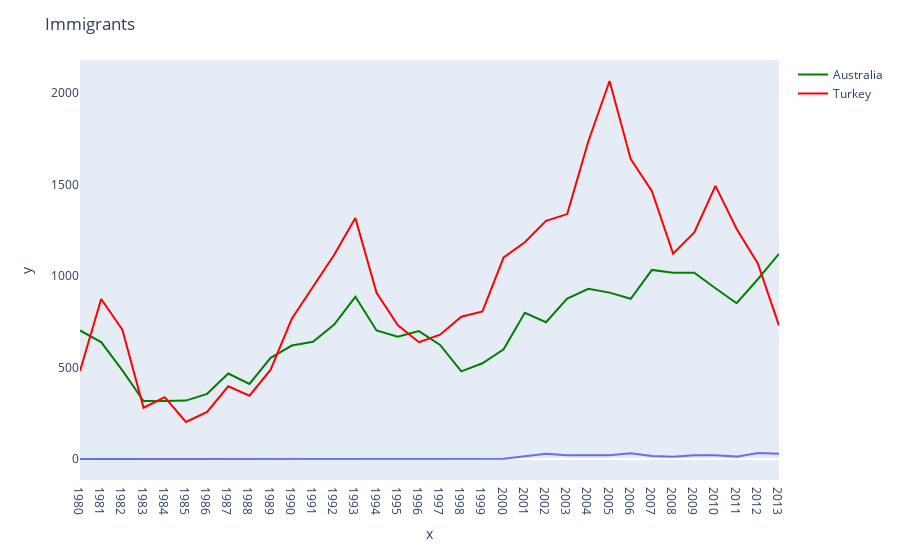

The notebook cell this image was saved under:
### Code cell
fig = px.line(x = canada.index.values, y = canada['China'])

fig.add_scatter(x = canada.index.values, y = canada['Australia'], name = 'Australia', line = {'color' : 'green'})

fig.add_scatter(x = canada.index.values, y = canada['Turkey'], name = 'Turkey', line = {'color' : 'red'})

fig.update_layout(title_text = 'Immigrants')

fig.update_xaxes(showgrid = False)
fig.update_yaxes(showgrid = False)

fig.show()

### Figure 1 — Plotly figure (JSON) as saved in the notebook; plotly's stock layout.template omitted (floating-point values rounded to 4 significant figures)
{"data": [{"hovertemplate": "x=%{x}<br>y=%{y}<extra></extra>", "legendgroup": "", "line": {"color": "#636efa", "dash": "solid"}, "marker": {"symbol": "circle"}, "mode": "lines", "name": "", "orientation": "v", "showlegend": false, "type": "scatter", "x": ["1980", "1981", "1982", "1983", "1984", "1985", "1986", "1987", "1988", "1989", "1990", "1991", "1992", "1993", "1994", "1995", "1996", "1997", "1998", "1999", "2000", "2001", "2002", "2003", "2004", "2005", "2006", "2007", "2008", "2009", "2010", "2011", "2012", "2013"], "xaxis": "x", "y": [0, 0, 0, 0, 0, 0, 0, 0, 0, 0, 0, 0, 0, 0, 0, 0, 0, 0, 0, 0, 1, 15, 28, 21, 21, 21, 32, 16, 12, 21, 21, 13, 33, 29], "yaxis": "y"}, {"line": {"color": "green"}, "name": "Australia", "type": "scatter", "x": ["1980", "1981", "1982", "1983", "1984", "1985", "1986", "1987", "1988", "1989", "1990", "1991", "1992", "1993", "1994", "1995", "1996", "1997", "1998", "1999", "2000", "2001", "2002", "2003", "2004", "2005", "2006", "2007", "2008", "2009", "2010", "2011", "2012", "2013"], "y": [702, 639, 484, 317, 317, 319, 356, 467, 410, 553, 620, 640, 734, 886, 702, 668, 699, 623, 479, 523, 599, 799, 747, 876, 930, 909, 875, 1033, 1018, 1018, 933, 851, 982, 1121]}, {"line": {"color": "red"}, "name": "Turkey", "type": "scatter", "x": ["1980", "1981", "1982", "1983", "1984", "1985", "1986", "1987", "1988", "1989", "1990", "1991", "1992", "1993", "1994", "1995", "1996", "1997", "1998", "1999", "2000", "2001", "2002", "2003", "2004", "2005", "2006", "2007", "2008", "2009", "2010", "2011", "2012", "2013"], "y": [481, 874, 706, 280, 338, 202, 257, 397, 346, 488, 767, 941, 1116, 1316, 908, 732, 638, 679, 777, 806, 1101, 1184, 1301, 1338, 1736, 2065, 1638, 1463, 1122, 1238, 1492, 1257, 1068, 729]}], "layout": {"legend": {"tracegroupgap": 0}, "margin": {"t": 60}, "title": {"text": "Immigrants"}, "xaxis": {"anchor": "y", "domain": [0, 1], "showgrid": false, "title": {"text": "x"}}, "yaxis": {"anchor": "x", "domain": [0, 1], "showgrid": false, "title": {"text": "y"}}}}
